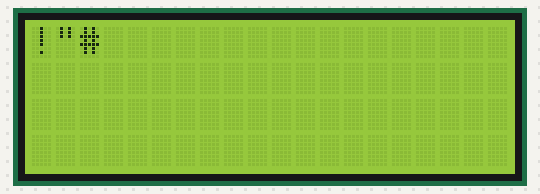
A sketch run on a simulated Arduino Uno, built with avr-gcc and run on an emulated ATmega328P. Shown: 20×4 character LCD.

Above: at 0.69 s.
At 5.45 s:
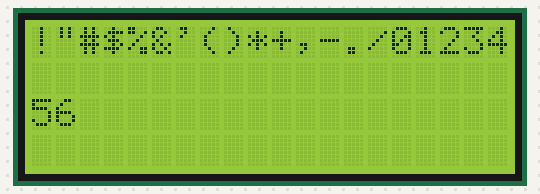
At 10.47 s:
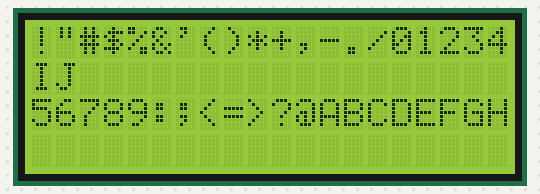
At 20.26 s:
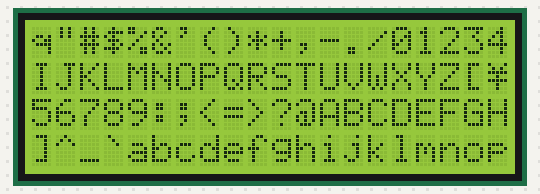
At 30.05 s:
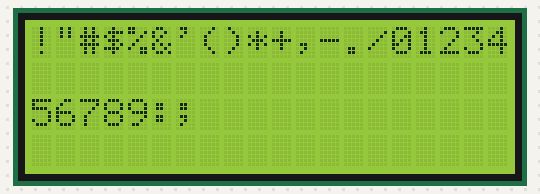
At 39.83 s:
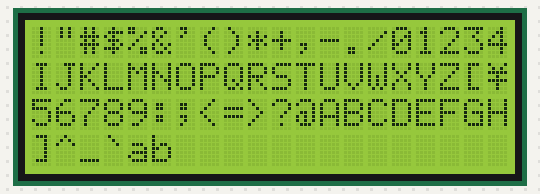

The sketch:

sketch_dec28a.ino
```cpp
#include <Wire.h>
#include <LiquidCrystal_I2C.h>

LiquidCrystal_I2C lcd(0x27, 20, 4); //i2c-адрес, кол-во символов, кол-во строк

void setup()
{
  lcd.begin();
  lcd.backlight();
}

void loop()
{
  for (char x=33; x<=125; x++)
  {
  lcd.print(x); //вывод переменной на дисплей
  delay(250);

  if (x==125)
  lcd.clear(); //очистка дисплея
  }
}
```
